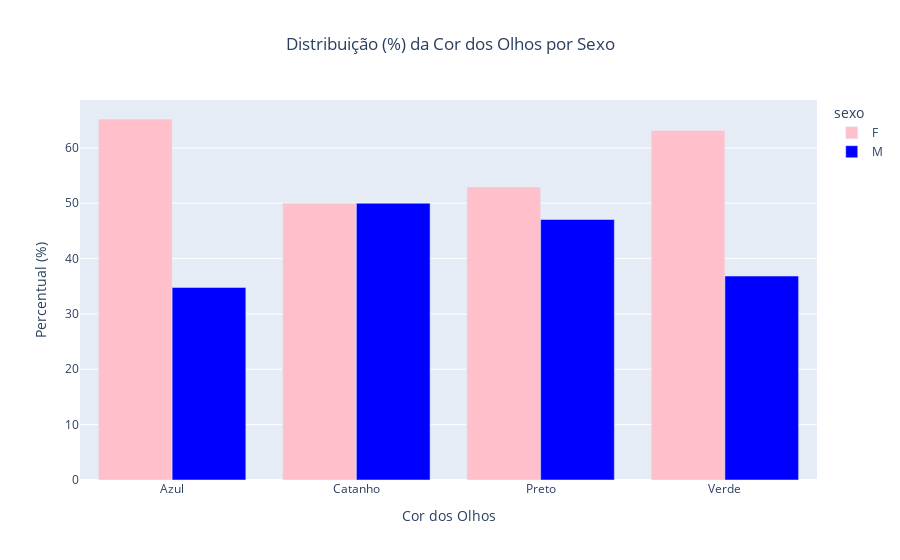

Here is the notebook cell this chart was saved with:
### Code cell
# Plotando nosso gráfico
grafico2_perc = px.bar(frequencia, x = 'cor_olhos', y = 'percentual', color = 'sexo',
                    title = 'Distribuição (%) da Cor dos Olhos por Sexo',
                    labels = {'cor_olhos' : 'Cor dos Olhos', 'percentual' : 'Percentual (%)'},
                    barmode = 'group',
                    color_discrete_map = {'F': 'pink', 'M' : 'blue'}
                    )

# Centraliza o título
grafico2_perc.update_layout(title_x = 0.5)


grafico2_perc.show()

### Figure 1 — Plotly figure (JSON) as saved in the notebook; plotly's stock layout.template omitted (floating-point values rounded to 4 significant figures)
{"data": [{"alignmentgroup": "True", "hovertemplate": "sexo=F<br>Cor dos Olhos=%{x}<br>Percentual (%)=%{y}<extra></extra>", "legendgroup": "F", "marker": {"color": "pink", "pattern": {"shape": ""}}, "name": "F", "offsetgroup": "F", "orientation": "v", "showlegend": true, "textposition": "auto", "type": "bar", "x": ["Azul", "Catanho", "Preto", "Verde"], "xaxis": "x", "y": [65.22, 50, 52.94, 63.16], "yaxis": "y"}, {"alignmentgroup": "True", "hovertemplate": "sexo=M<br>Cor dos Olhos=%{x}<br>Percentual (%)=%{y}<extra></extra>", "legendgroup": "M", "marker": {"color": "blue", "pattern": {"shape": ""}}, "name": "M", "offsetgroup": "M", "orientation": "v", "showlegend": true, "textposition": "auto", "type": "bar", "x": ["Azul", "Catanho", "Preto", "Verde"], "xaxis": "x", "y": [34.78, 50, 47.06, 36.84], "yaxis": "y"}], "layout": {"barmode": "group", "legend": {"title": {"text": "sexo"}, "tracegroupgap": 0}, "title": {"text": "Distribuição (%) da Cor dos Olhos por Sexo", "x": 0.5}, "xaxis": {"anchor": "y", "domain": [0, 1], "title": {"text": "Cor dos Olhos"}}, "yaxis": {"anchor": "x", "domain": [0, 1], "title": {"text": "Percentual (%)"}}}}
